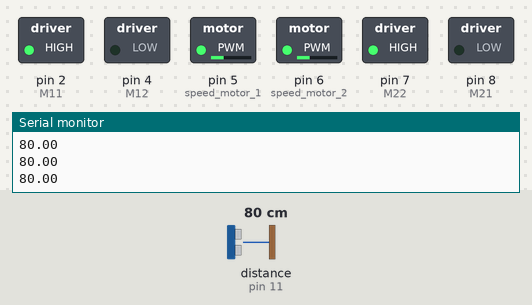
Bench run of a sketch on a simulated Arduino Uno, built with avr-gcc and run on an emulated ATmega328P. On the bench: switched loads named in the sketch (green lamp = pin HIGH), the last lines printed to the serial monitor. The test bench sets the inputs (shaded band); at power-on: distance to the obstacle (sensor on pin 11) 80 cm.

Above: at 1.2 s.
1.3 s: distance to the obstacle (sensor on pin 11) set to 16 cm
2.8 s: distance to the obstacle (sensor on pin 11) set to 13 cm
At 3.4 s:
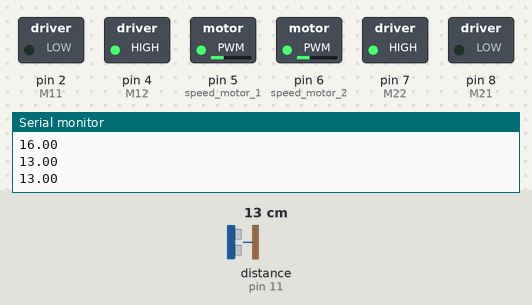
4.4 s: distance to the obstacle (sensor on pin 11) set to 18 cm
At 5.6 s:
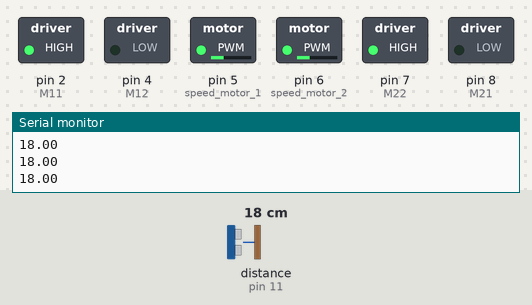
6.1 s: distance to the obstacle (sensor on pin 11) set to 2 cm
At 7.2 s:
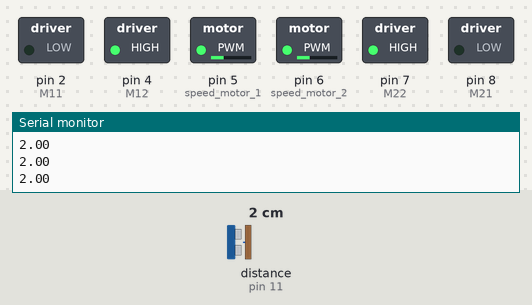
Timing chart, 0 to 8.7 s (numbered marks = the images above; inputs shaded):
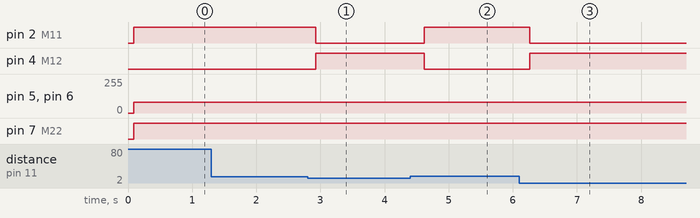

The sketch:

dalnomer_check.ino
```cpp
#define M11 2
#define M12 4
#define M21 8
#define M22 7
int speed_motor_1 = 5;
int speed_motor_2 = 6;

#include "Ultrasonic.h"
Ultrasonic dalnomer(10,11);
float dist;
int predel = 20;


void setup() {
Serial.begin(9600);
pinMode(M11, OUTPUT);
pinMode(M12, OUTPUT);
pinMode(M21, OUTPUT);
pinMode(M22, OUTPUT);
}

void loop() {
dist = dalnomer.Ranging(CM);

Serial.println(dist);
delay(80);
goPered();

if (dist < 15) {
  goLevo();
  delay(200);
}
}


int goPered(){
    digitalWrite(M12,LOW);
    digitalWrite(M21,LOW);
    digitalWrite(M11,HIGH);
    digitalWrite(M22,HIGH);
    analogWrite(speed_motor_1, 80);
    analogWrite(speed_motor_2, 80);
    }
int goNazad(){
    digitalWrite(M11,LOW);
    digitalWrite(M22,LOW);
    digitalWrite(M12,HIGH);
    digitalWrite(M21,HIGH);
    analogWrite(speed_motor_1, 80);
    analogWrite(speed_motor_2, 80);
    }
int goLevo(){
    digitalWrite(M11,LOW);
    digitalWrite(M21,LOW);
    digitalWrite(M12,HIGH);
    digitalWrite(M22,HIGH);
    analogWrite(speed_motor_1, 80);
    analogWrite(speed_motor_2, 80);
    }
int goPravo(){
    digitalWrite(M12,LOW);
    digitalWrite(M22,LOW);
    digitalWrite(M11,HIGH);
    digitalWrite(M21,HIGH);
    analogWrite(speed_motor_1, 80);
    analogWrite(speed_motor_2, 80);
    }
```

Measured:
- the behaviour switches between 15 and 14 cm on distance to the obstacle (sensor on pin 11) (found by bisection; images 0 and 1)
- after the input at 2.8 s, pin 2 (M11): HIGH → LOW after 0.13 s; pin 4 (M12): LOW → HIGH after 0.13 s
- after the input at 4.4 s, pin 2 (M11): LOW → HIGH after 0.22 s; pin 4 (M12): HIGH → LOW after 0.22 s
- after the input at 6.1 s, pin 2 (M11): HIGH → LOW after 0.16 s; pin 4 (M12): LOW → HIGH after 0.16 s
